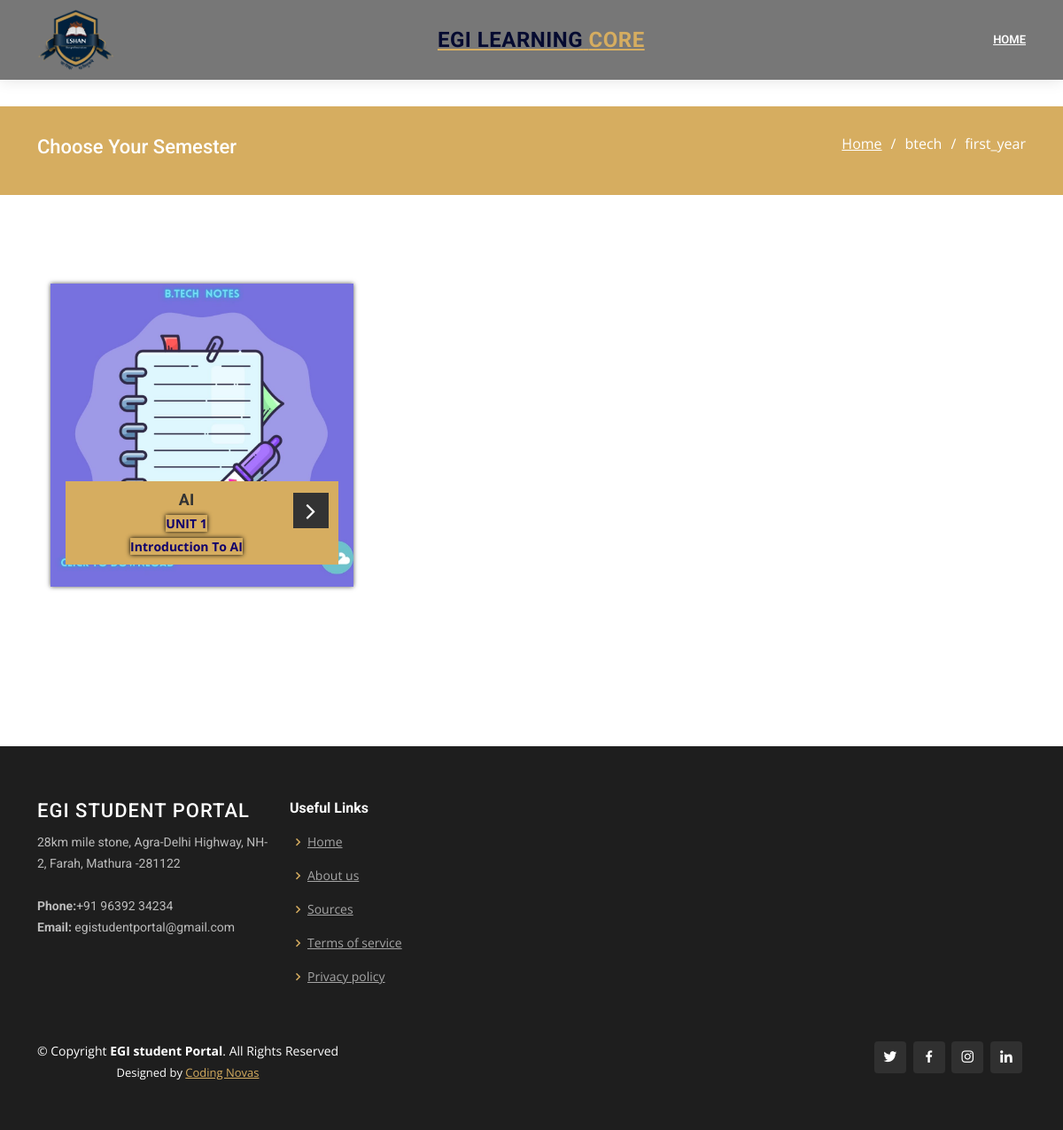
The page /btech_first_sem1/ on the database as committed earlier.
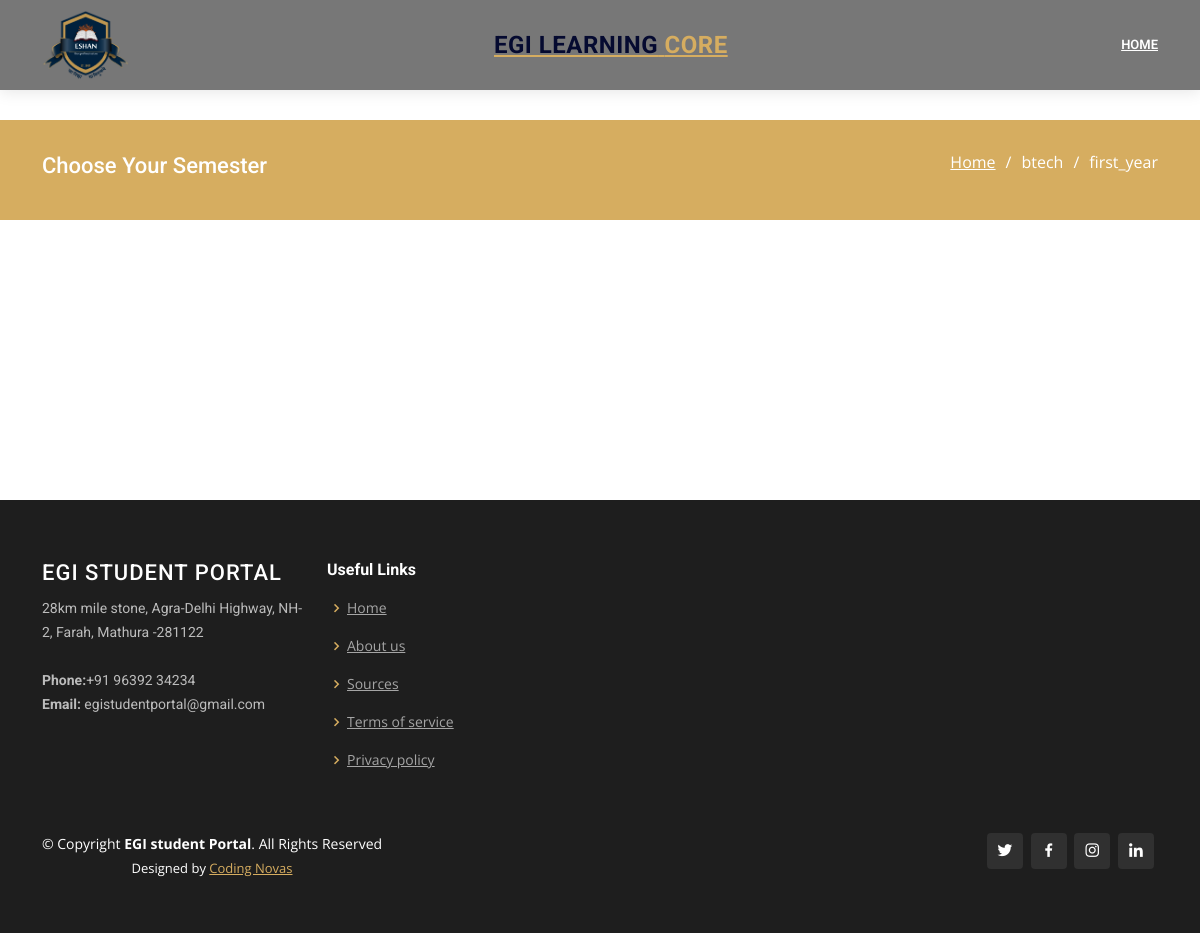
The same page on the database as committed later.
### notes/models.py (models this page shows, shortened)
class btech_sem1_notes(models.Model):
    Subject=models.CharField(max_length=50)
    UNIT=models.CharField(max_length=50, choices=UNIT_CHOICE)
    UNIT_name=models.CharField(max_length=150)
    Drive_link=models.URLField(max_length=2000)

### notes/views.py (the view)
# urls.py: path('btech_first_sem1/', views.btech_first_sem1, name='btech_first_sem1'),
def btech_first_sem1(request):
    btechsem1=btech_sem1_notes.objects.all()
    return render (request, "notes/btech/1st/sem1.html", {"btechsem1" :btechsem1} )

### templates/notes/btech/1st/sem1.html (shortened to what this page needs)
<!DOCTYPE html>
<html lang="en">
<head>
  <!DOCTYPE html>
<html>
<head>
  {% load static %}
    <link rel="stylesheet" href="{% static 'assets_notes/bootstrap/css/bootstrap.min.css' %}">
    <link rel="stylesheet" href="assets_notes/fonts/ionicons.min.css">
    <link rel="stylesheet" href="https://cdnjs.cloudflare.com/ajax/libs/pikaday/1.6.1/css/pikaday.min.css">
</head>
  <link href="{% static 'assets/vendor/bootstrap/css/bootstrap.min.css' %}" rel="stylesheet">
  <link href="{% static 'assets/vendor/icofont/icofont.min.css' %}" rel="stylesheet">
  <link href="{% static 'assets/vendor/boxicons/css/boxicons.min.css' %}" rel="stylesheet">
  <link href="{% static 'assets/vendor/animate.css/animate.min.css' %}" rel="stylesheet">
  <link href="{% static 'assets/vendor/venobox/venobox.css' %}" rel="stylesheet">
  <link href="{% static 'assets/vendor/owl.carousel/assets/owl.carousel.min.css' %}" rel="stylesheet">
  <link href="{% static 'assets/vendor/aos/aos.css' %}" rel="stylesheet">
  <link href="{% static 'assets/vendor/remixicon/remixicon.css' %}" rel="stylesheet">
  <link rel="stylesheet" href="{% static 'assets_event/bootstrap/css/bootstrap.min.css' %}">
  <link rel="stylesheet" href="{% static 'assets_event/fonts/font-awesome.min.css' %}">
  <link rel="stylesheet" href="{% static 'assets_event/css/Bold-BS4-Cards-with-Hover-Effect-74-1.css' %}">
  <link rel="stylesheet" href="{% static 'assets_event/css/Bold-BS4-Cards-with-Hover-Effect-74.css' %}">
  <link rel="stylesheet" href="{% static 'assets_event/css/styles.css' %}">
  <link href="{% static 'assets/css/style.css' %}" rel="stylesheet">
</head>
<body>
  <header id="header" class="fixed-top">
    <div class="container d-flex align-items-center">
      <a href="{% url 'main' %}" class="logo mr-auto"><img src="assets/img/ESHAN-LOGO-REDESIGN.png" alt="" class="img-fluid"></a>
      <h1 class="logo mr-auto"><a href="/index.html"><span>EGI Learning</span> Core</a></h1>
      <nav class="nav-menu d-none d-lg-block">
        <ul>
          <li><a href="{% url 'main' %}">Home</a></li>
          </ul>
  </header>
  <main id="main">
    <section id="breadcrumbs" class="breadcrumbs">
      <div class="container">
        <div class="d-flex justify-content-between align-items-center">
          <h2>Choose Your Semester</h2>
          <ol>
            <li><a href="main">Home</a></li>
            <li>btech</li>
            <li>first_year</li>
          </ol>
        </div>
      </div>
    </section>
    <main class="page projects-page">
        <section class="portfolio-block projects-cards">
            <div class="container">
                <div class="heading">
                  {% for btech_sem1_notes in btechsem1  %}
                  <div class="col-sm-6 col-md-4">
                    <div class="box"><img src="{% static 'assets_notes/img/course/sub.jpg' %}" alt="Desmond">
                        <div class="box-heading">
                            <h4 class="title" style="color:#333333;"> {{btech_sem1_notes.Subject}}</h4><span class="post" style="color:#333333;"><b class="date">UNIT {{btech_sem1_notes.UNIT}} </b></span>
                            <span class="post" style="color:#333333;"><b class="date"> {{btech_sem1_notes.UNIT_name}}</b></span>
                        </div>
                    </div>
                    {% endfor %}
            </div>
        </section>
    </main>
 </main>
</body>
</html>
  <footer id="footer">
    <div class="footer-top">
      <div class="container">
        <div class="row">
          <div class="col-lg-3 col-md-6 footer-contact">
            <h3>EGI Student Portal</h3>
            <p>
              28km mile stone, Agra-Delhi Highway, NH-2, Farah, Mathura -281122 <br><br>
              <strong>Phone:</strong>+91 96392 34234<br>
              <strong>Email:</strong> egistudentportal@gmail.com<br>
            </p>
          </div>
          <div class="col-lg-2 col-md-6 footer-links">
            <h4>Useful Links</h4>
            <ul>
              <li><i class="bx bx-chevron-right"></i> <a href="{% url 'main' %}">Home</a></li>
              <li><i class="bx bx-chevron-right"></i> <a href="{% url 'team' %}">About us</a></li>
              <li><i class="bx bx-chevron-right"></i> <a href="{% url 'sources' %}">Sources</a></li>
              <li><i class="bx bx-chevron-right"></i> <a href="#">Terms of service</a></li>
              <li><i class="bx bx-chevron-right"></i> <a href="#">Privacy policy</a></li>
            </ul>
          </div>
    <div class="container d-md-flex py-4">
      <div class="mr-md-auto text-center text-md-left">
        <div class="copyright">
          &copy; Copyright <strong><span>EGI student Portal</span></strong>. All Rights Reserved
        </div>
        <div class="credits">
          Designed by <a href="https://www.instagram.com/codingnova/">Coding Novas</a>
        </div>
      </div>
      <div class="social-links text-center text-md-right pt-3 pt-md-0">
        <a href="https://twitter.com/eshancollege" class="twitter"><i class="bx bxl-twitter"></i></a>
        <a href="https://www.facebook.com/eshancollege" class="facebook"><i class="bx bxl-facebook"></i></a>
        <a href="https://www.instagram.com/eshaninstitute/" class="instagram"><i class="bx bxl-instagram"></i></a>
        <a href="linkedin.com/eshancollege" class="linkedin"><i class="bx bxl-linkedin"></i></a>
      </div>
    </div>
  </footer>
</body>
</html>

### static/assets/css/style.css (style rules this page uses)
body { font-family: "Open Sans", sans-serif; color: #4d4643; }
a { color: #D6AD60; }
h1, h2, h3, h4, h5, h6 { font-family: "Roboto", sans-serif; }
#header { background:rgb(119, 119, 119); transition: all 0.5s; z-index: 997; padding: 10px 0; box-shadow: 0px 2px 15px rgba(0, 0, 0, 0.1); }
#header .logo { font-size: 24px; margin: 0; padding: 0; line-height: 1; font-weight: 700; letter-spacing: 0.5px; text-transform: uppercase; }
#header .logo a { color: #D6AD60; }
#header .logo a span { color: #050A30; }
#header .logo img { max-height: 70px; }
.nav-menu ul { margin: 0; padding: 0; list-style: none; }
.nav-menu > ul { display: flex; }
.nav-menu > ul > li { position: relative; white-space: nowrap; padding: 10px 0 10px 28px; }
.nav-menu a { display: block; position: relative; color: rgb(255, 255, 255); transition: 0.3s; font-size: 13px; text-transform: uppercase; font-weight: 600; font-family: "Roboto", sans-serif; }
.mobile-nav { position: fixed; top: 55px; right: 15px; bottom: 15px; left: 15px; z-index: 9999; overflow-y: auto; background: #fff; transition: ease-in-out 0.2s; opacity: 0; visibility: hidden; border-radius: 10px; padding: 10px 0; }
.mobile-nav * { margin: 0; padding: 0; list-style: none; }
.mobile-nav a { display: block; position: relative; color: #111; padding: 10px 20px; font-weight: 500; outline: none; }
section { padding: 60px 0; overflow: hidden; }
.breadcrumbs { padding: 30px ; background: #D6AD60; min-height: 30px; margin-top: 120px; }
.breadcrumbs h2 { font-size: 22px; font-weight: 5000; text-align: center; color: #fff; }
.breadcrumbs ol { display: flex; flex-wrap: wrap; list-style: none; padding: 0; margin: 10; color: #fff; }
.breadcrumbs ol a { color: #fff; }
.breadcrumbs ol li + li { padding-left: 10px; }
.breadcrumbs ol li + li::before { display: inline-block; padding-right: 10px; color: #fff; content: "/"; }
#footer { color: #fff; font-size: 14px; background: #111; }
#footer .footer-top { padding: 60px 0 30px 0; background: #1e1e1e; }
#footer .footer-top .footer-contact { margin-bottom: 30px; }
#footer .footer-top .footer-contact h3 { font-size: 22px; margin: 0 0 10px 0; padding: 2px 0 2px 0; line-height: 1; font-weight: 500; letter-spacing: 1px; text-transform: uppercase; color: #fff; }
#footer .footer-top .footer-contact p { font-size: 14px; line-height: 24px; margin-bottom: 0; font-family: "Roboto", sans-serif; color: rgba(255, 255, 255, 0.7); }
#footer .footer-top h4 { font-size: 16px; font-weight: bold; color: #fff; position: relative; padding-bottom: 12px; }
#footer .footer-top .footer-links { margin-bottom: 30px; }
#footer .footer-top .footer-links ul { list-style: none; padding: 0; margin: 0; }
#footer .footer-top .footer-links ul i { padding-right: 2px; color: #D6AD60; font-size: 18px; line-height: 1; }
#footer .footer-top .footer-links ul li { padding: 10px 0; display: flex; align-items: center; }
#footer .footer-top .footer-links ul li:first-child { padding-top: 0; }
#footer .footer-top .footer-links ul a { color: rgba(255, 255, 255, 0.6); transition: 0.3s; display: inline-block; line-height: 1; }
#footer .credits { padding-top: 5px; font-size: 13px; color: #fff; }
#footer .social-links a { font-size: 18px; display: inline-block; background: rgba(255, 255, 255, 0.08); color: #fff; line-height: 1; padding: 8px 0; margin-right: 4px; border-radius: 4px; text-align: center; width: 36px; height: 36px; transition: 0.3s; }

Rows that differ between the two databases and show on the page:
removed btech_sem1_notes: Subject "AI", UNIT "1", UNIT_name "Introduction To AI"
